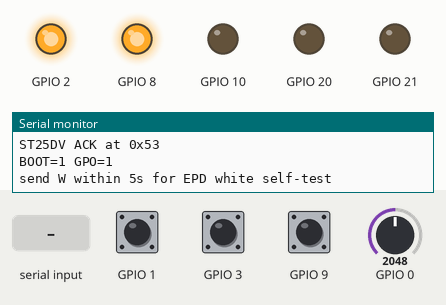
The program below on a simulated ESP32-C3. Shown: output pins drawn as LEDs (lit = HIGH), the last lines printed to the serial monitor. The inputs (shaded band) are chosen by the test bench; at power-on: GPIO 3 LOW, GPIO 0 = 2048, GPIO 1 HIGH, GPIO 9 HIGH. At 6.3 s the program puts the board to deep sleep or switches it off; the recording ends there.

Above: at 1.2 s.
1.3 s: "W" received over Serial
At 2.2 s:
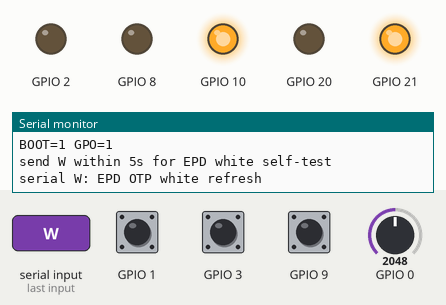
4.3 s: GPIO 3 driven HIGH
At 5.3 s:
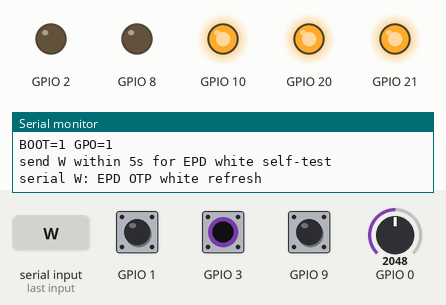
5.8 s: GPIO 3 pulsed LOW 2 times (0.12 s each, 0.3 s apart)
Timing chart, 0 to 6.3 s (numbered marks = the images above; inputs shaded):
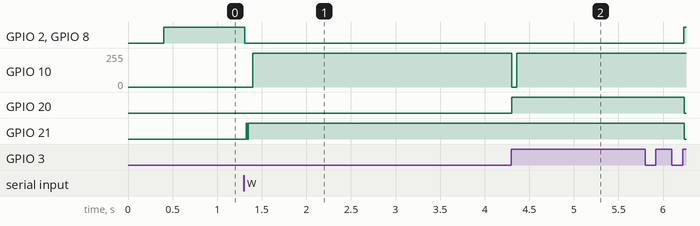

Measured:
- after the input at 1.3 s, GPIO 2, GPIO 8: HIGH → LOW at once; GPIO 10: 0/255 → 255/255 after 0.10 s; GPIO 21: LOW → HIGH at once, → LOW 0.01 s later, → HIGH 0.01 s later
- after the input at 4.3 s, GPIO 10: 255/255 → 0/255 at once, → 255/255 0.06 s later; GPIO 20: LOW → HIGH at once

The program:

main.cpp
```cpp
#include "epd.h"
#include "nfc.h"
#include "pins.h"

#include <Arduino.h>
#include <esp_sleep.h>

namespace {

void led(bool on) { digitalWrite(pins::LED_STAT_n, on ? LOW : HIGH); }

float vbat_volts() {
    // 1M/1M divider, 12-bit ADC, 11 dB attenuation ~ 0..2.5 V at pin.
    analogSetPinAttenuation(pins::BAT_SENSE, ADC_11db);
    uint32_t acc = 0;
    for (int i = 0; i < 8; i++) {
        acc += analogReadMilliVolts(pins::BAT_SENSE);
    }
    return (acc / 8.0f) * 2.0f / 1000.0f;
}

void blink(int n) {
    for (int i = 0; i < n; i++) {
        led(true);
        delay(80);
        led(false);
        delay(80);
    }
}

void go_sleep() {
    pinMode(pins::NFC_GPO, INPUT_PULLUP);
    pinMode(pins::BOOT_n, INPUT_PULLUP);
    digitalWrite(pins::EPD_PWR_EN, HIGH);
    gpio_hold_en(pins::GPIO_PWR_EN);
    gpio_deep_sleep_hold_en();
    // IDF 4.4.7 light-sleep/deep-sleep GPIO wake is GPIO0–5 only.
    // GPIO9 is strapping / ROM download, not a deep-sleep wake source.
    const uint64_t mask = (1ULL << pins::NFC_GPO);
    esp_err_t err = esp_deep_sleep_enable_gpio_wakeup(mask, ESP_GPIO_WAKEUP_GPIO_LOW);
    if (err != ESP_OK) {
        Serial.printf("sleep: gpio wakeup failed (%d)\n", static_cast<int>(err));
    } else {
        Serial.println("sleep: wake on NFC_GPO (GPIO1)");
    }
    Serial.flush();
    delay(20);
    esp_deep_sleep_start();
}

}  // namespace

void setup() {
    Serial.begin(115200);
    delay(400);
    Serial.println();
    Serial.println("BADGE-42C firmware v0.2");

    pinMode(pins::LED_STAT_n, OUTPUT);
    led(false);
    pinMode(pins::BOOT_n, INPUT_PULLUP);
    pinMode(pins::NFC_GPO, INPUT_PULLUP);

    epd::begin();
    nfc::begin();

    Serial.printf("VBAT ~ %.2f V\n", vbat_volts());
    Serial.printf("ST25DV %s at 0x%02X\n", nfc::present() ? "ACK" : "no ACK", nfc::ADDR_USER);
    Serial.printf("BOOT=%d GPO=%d\n", digitalRead(pins::BOOT_n), digitalRead(pins::NFC_GPO));

    gpio_hold_dis(pins::GPIO_PWR_EN);
    gpio_deep_sleep_hold_dis();

    // ROM download: hold BOOT (GPIO9) through RESET. Do not treat that as EPD self-test.
    uint32_t wait_cdc = millis();
    while (!Serial && (millis() - wait_cdc) < 8000) {
        delay(10);
    }
    Serial.println("send W within 5s for EPD white self-test");
    Serial.flush();
    bool want_white = false;
    uint32_t t0 = millis();
    while (millis() - t0 < 5000) {
        if (Serial.available()) {
            char c = static_cast<char>(Serial.read());
            if (c == 'W' || c == 'w') {
                want_white = true;
                break;
            }
        }
        delay(10);
    }

    if (want_white) {
        Serial.println("serial W: EPD OTP white refresh");
        led(true);
        bool ok = epd::refresh_solid(epd::Color::White);
        if (ok) {
            Serial.println("EPD refresh done");
        } else {
            Serial.printf("EPD refresh TIMEOUT at %s\n",
                          epd::last_fail[0] ? epd::last_fail : "unknown");
        }
        led(false);
    } else {
        blink(3);
    }

    go_sleep();
}

void loop() {}
```

epd.h
```cpp
#pragma once

#include <cstdint>

/* GDEM042F86 / SSD2683ZA, 400x300, 2 bit/pixel BWRY.
 * Init sequence: official spec 2026-06-17 section 10.2 (LUT from OTP). */

namespace epd {

constexpr int WIDTH = 400;
constexpr int HEIGHT = 300;
constexpr int FRAME_BYTES = WIDTH * HEIGHT / 4;  // 2 bpp packed, 4 px/byte

enum class Color : uint8_t {
    Black  = 0b00,
    White  = 0b01,
    Yellow = 0b10,
    Red    = 0b11,
};

void begin();
bool power_on();   // false if BUSY never cycles; still call power_off()
bool power_off();  // always cuts EPD_PWR_EN; false if BUSY timed out
bool refresh_solid(Color color);  // OTP full update, then panel deep-sleep + rail off
extern const char *last_fail;    // last wait stage name, or empty

}  // namespace epd
```

nfc.h
```cpp
#pragma once

#include <cstdint>

namespace nfc {

constexpr uint8_t ADDR_USER = 0x53;  // ST25DV user memory, E2=1
constexpr uint8_t ADDR_SYS  = 0x57;

void begin();
bool present();  // ACK on user-area address

}  // namespace nfc
```

epd.cpp
```cpp
#include "epd.h"

#include "pins.h"

#include <Arduino.h>
#include <SPI.h>

namespace epd {
namespace {

SPIClass *spi = &SPI;

void cs(bool level) { digitalWrite(pins::EPD_CS, level); }
void dc(bool level) { digitalWrite(pins::EPD_DC, level); }

void send_byte(uint8_t b) { spi->transfer(b); }

void cmd(uint8_t c) {
    dc(LOW);
    cs(LOW);
    send_byte(c);
    cs(HIGH);
}

void data(uint8_t d) {
    dc(HIGH);
    cs(LOW);
    send_byte(d);
    cs(HIGH);
}

void cmd_data(uint8_t c, const uint8_t *d, size_t n) {
    dc(LOW);
    cs(LOW);
    send_byte(c);
    dc(HIGH);
    for (size_t i = 0; i < n; i++) {
        send_byte(d[i]);
    }
    cs(HIGH);
}

}  // namespace

const char *last_fail = "";

namespace {

bool wait_busy_cycle(uint32_t timeout_ms, const char *stage) {
    // After a command the panel must go BUSY (LOW) then idle (HIGH).
    // Stuck HIGH (no panel / floating) used to return true immediately.
    uint32_t t0 = millis();
    if (digitalRead(pins::EPD_BUSY) == HIGH) {
        while (digitalRead(pins::EPD_BUSY) == HIGH) {
            if (millis() - t0 > timeout_ms) {
                if (!last_fail[0]) {
                    last_fail = stage;
                }
                return false;
            }
            delay(2);
        }
    }
    while (digitalRead(pins::EPD_BUSY) == LOW) {
        if (millis() - t0 > timeout_ms) {
            if (!last_fail[0]) {
                last_fail = stage;
            }
            return false;
        }
        delay(2);
    }
    return true;
}

void hw_reset() {
    digitalWrite(pins::EPD_RST, HIGH);
    delay(10);
    digitalWrite(pins::EPD_RST, LOW);
    delay(10);
    digitalWrite(pins::EPD_RST, HIGH);
    delay(10);
}

void init_otp() {
    // GDEM042F86 spec p.31 — LUT from OTP
    const uint8_t psr[]  = {0x2F, 0x69};
    const uint8_t btst[] = {0x0F, 0x8B, 0x9C, 0x96};
    const uint8_t pwr[]  = {0x07, 0xF0};
    const uint8_t cdi[]  = {0x37};
    const uint8_t tres[] = {0x01, 0x90, 0x01, 0x2C};  // 400 x 300
    const uint8_t r62[]  = {0x64, 0x53};
    const uint8_t gsst[] = {0x00, 0x00, 0x00, 0x00};
    const uint8_t pll[]  = {0x08};
    const uint8_t e9[]   = {0x01};
    cmd_data(0x00, psr, sizeof(psr));
    cmd_data(0x06, btst, sizeof(btst));
    cmd_data(0x01, pwr, sizeof(pwr));
    cmd_data(0x50, cdi, sizeof(cdi));
    cmd_data(0x61, tres, sizeof(tres));
    cmd_data(0x62, r62, sizeof(r62));
    cmd_data(0x65, gsst, sizeof(gsst));
    cmd_data(0x30, pll, sizeof(pll));
    cmd_data(0xE9, e9, sizeof(e9));
}

void spi_idle_low() {
    digitalWrite(pins::EPD_CS, LOW);
    digitalWrite(pins::EPD_DC, LOW);
    digitalWrite(pins::EPD_RST, LOW);
    digitalWrite(pins::EPD_SCK, LOW);
    digitalWrite(pins::EPD_MOSI, LOW);
}

}  // namespace

void begin() {
    pinMode(pins::EPD_PWR_EN, OUTPUT);
    digitalWrite(pins::EPD_PWR_EN, HIGH);  // panel off (P-MOS)
    pinMode(pins::EPD_BUSY, INPUT);
    pinMode(pins::EPD_CS, OUTPUT);
    pinMode(pins::EPD_DC, OUTPUT);
    pinMode(pins::EPD_RST, OUTPUT);
    spi_idle_low();
    spi->begin(pins::EPD_SCK, -1, pins::EPD_MOSI, -1);
}

bool power_on() {
    last_fail = "";
    digitalWrite(pins::EPD_PWR_EN, LOW);
    delay(20);
    spi->begin(pins::EPD_SCK, -1, pins::EPD_MOSI, -1);
    spi->beginTransaction(SPISettings(4000000, MSBFIRST, SPI_MODE0));
    hw_reset();
    init_otp();
    cmd(0x04);  // power on
    return wait_busy_cycle(5000, "power_on");
}

bool power_off() {
    cmd(0x02);  // power off
    data(0x00);
    bool ok = wait_busy_cycle(5000, "power_off");
    cmd(0x07);  // deep sleep
    data(0xA5);
    delay(10);
    spi->endTransaction();
    digitalWrite(pins::EPD_PWR_EN, HIGH);
    delay(5);
    spi_idle_low();
    return ok;
}

bool refresh_solid(Color color) {
    last_fail = "";
    if (!power_on()) {
        power_off();
        return false;
    }
    uint8_t packed = 0;
    uint8_t two = static_cast<uint8_t>(color) & 0x03;
    packed = (two << 6) | (two << 4) | (two << 2) | two;

    cmd(0x10);
    dc(HIGH);
    cs(LOW);
    for (int i = 0; i < FRAME_BYTES; i++) {
        send_byte(packed);
    }
    cs(HIGH);

    const uint8_t drf[] = {0x00};
    cmd_data(0x12, drf, sizeof(drf));
    bool ok = wait_busy_cycle(30000, "refresh");
    bool off_ok = power_off();
    return ok && off_ok;
}

}  // namespace epd
```

nfc.cpp
```cpp
#include "nfc.h"

#include "pins.h"

#include <Wire.h>

namespace nfc {

void begin() {
    Wire.begin(pins::I2C_SDA, pins::I2C_SCL);
    Wire.setClock(100000);
}

bool present() {
    Wire.beginTransmission(ADDR_USER);
    return Wire.endTransmission() == 0;
}

}  // namespace nfc
```

pins.h
```cpp
#pragma once
/* BADGE-42C pin map. Source of truth: hardware/pcb/scripts/design.py */

#include <cstdint>
#include <driver/gpio.h>

namespace pins {

constexpr int BAT_SENSE   = 0;   // ADC1_CH0, VBAT / 2
constexpr int NFC_GPO     = 1;   // ST25DV GPO, open-drain, wake (active low)
constexpr int EPD_PWR_EN  = 2;   // P-MOS gate, active low; 10k pull-up, off at boot
constexpr int EPD_BUSY    = 3;   // busy while LOW (GDEM042F86 p.7 note 5-4)
constexpr int I2C_SDA     = 4;
constexpr int I2C_SCL     = 5;
constexpr int EPD_SCK     = 6;
constexpr int EPD_MOSI    = 7;
constexpr int LED_STAT_n  = 8;   // green, sink, idle HIGH
constexpr int BOOT_n      = 9;   // SW2, 10k pull-up, pressed LOW
constexpr int EPD_CS      = 10;
constexpr int EPD_DC      = 20;
constexpr int EPD_RST     = 21;

constexpr gpio_num_t GPIO_NFC_GPO = GPIO_NUM_1;
constexpr gpio_num_t GPIO_BOOT    = GPIO_NUM_9;
constexpr gpio_num_t GPIO_PWR_EN  = GPIO_NUM_2;

}  // namespace pins
```
